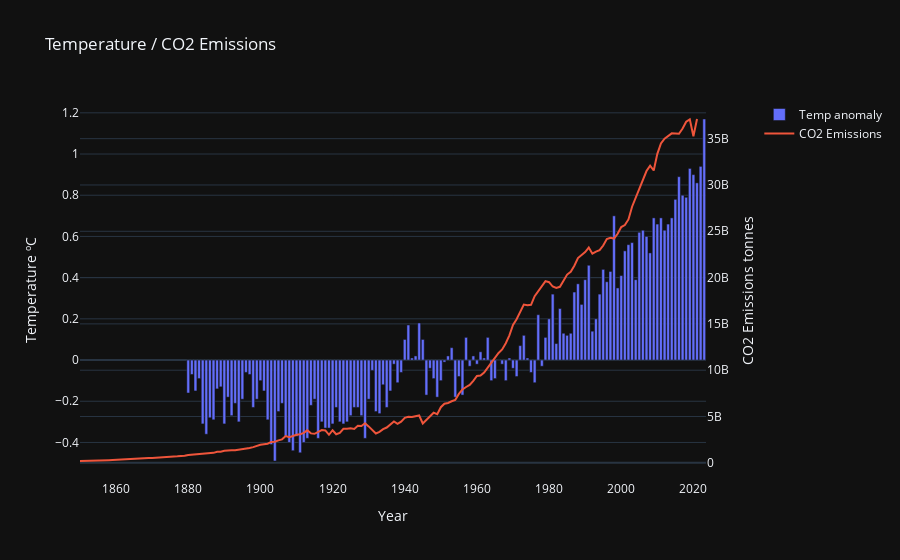

Source (notebook cell):
### Markdown cell above
### Dual axis plot, line and bar

We get a better visualization using the bar representation of the temperature anomalies

### Code cell
import plotly.graph_objects as go
from plotly.subplots import make_subplots

# Create figure with secondary y-axis
fig = make_subplots(specs=[[{"secondary_y": True}]])

# Add traces
fig.add_trace(
    go.Bar(x=df['Year'], y=df['JJA'], name="Temp anomaly"),
    secondary_y=False,
)

fig.add_trace(
    go.Scatter(x=co2['Year'], y=co2['Annual CO₂ emissions'], name="CO2 Emissions"),
    secondary_y=True,
)

# Add figure title
fig.update_layout(
    title_text="Temperature / CO2 Emissions"
)

# Set x-axis title
fig.update_xaxes(title_text="Year")

# Set y-axes titles
fig.update_yaxes(title_text="Temperature ºC", secondary_y=False)
fig.update_yaxes(title_text="CO2 Emissions tonnes", secondary_y=True)
fig.update_layout(template='plotly_dark')

fig.show()

### Figure 1 — Plotly figure (JSON) as saved in the notebook; plotly's stock layout.template omitted (floating-point values rounded to 4 significant figures; data arrays with more than 128 entries replaced by an {"elided": "..."} marker saying what was removed)
{"data": [{"name": "Temp anomaly", "type": "bar", "x": {"elided": "144 int values"}, "xaxis": "x", "y": {"elided": "144 float values"}, "yaxis": "y"}, {"name": "CO2 Emissions", "type": "scatter", "x": {"elided": "172 int values"}, "xaxis": "x", "y": {"elided": "172 int values"}, "yaxis": "y2"}], "layout": {"title": {"text": "Temperature / CO2 Emissions"}, "xaxis": {"anchor": "y", "domain": [0, 0.94], "title": {"text": "Year"}}, "yaxis": {"anchor": "x", "domain": [0, 1], "title": {"text": "Temperature ºC"}}, "yaxis2": {"anchor": "x", "overlaying": "y", "side": "right", "title": {"text": "CO2 Emissions tonnes"}}}}
